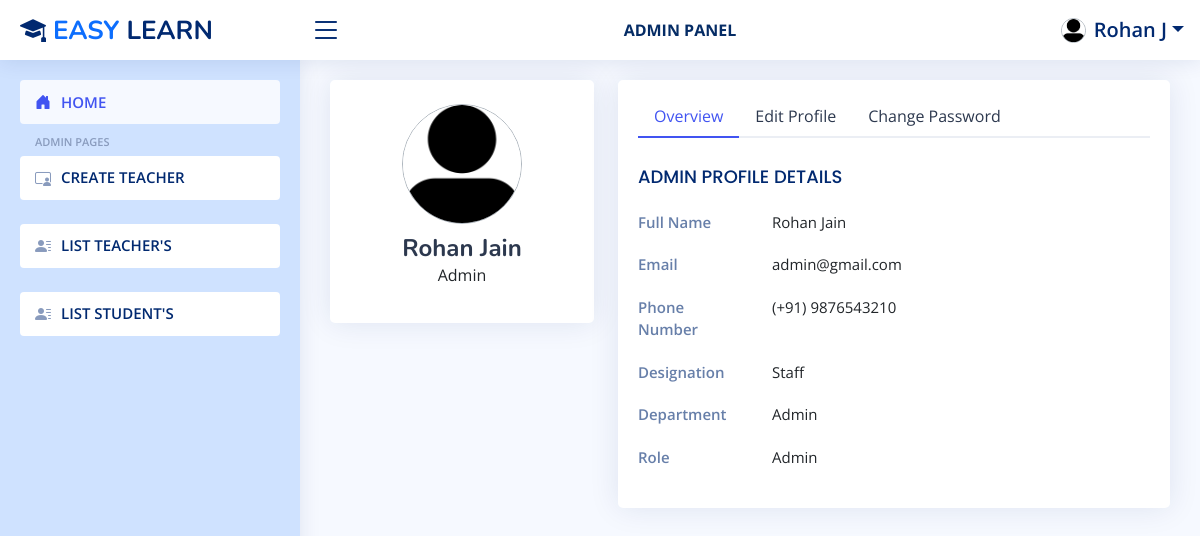
/admin/profile/ (signed in), run on an earlier commit of the app's database.
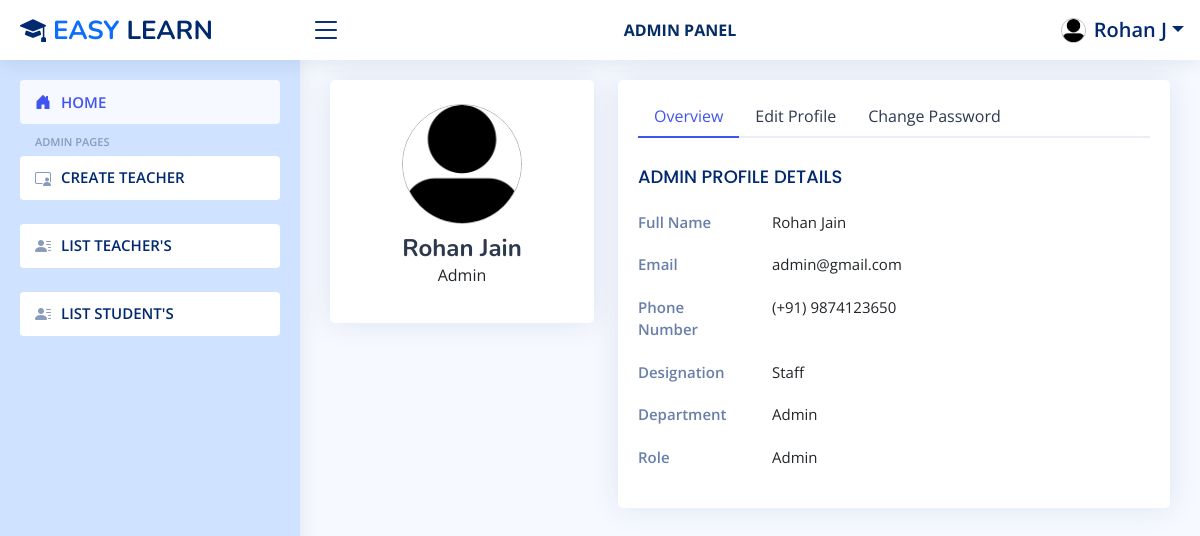
And on a later commit of the database.
### Users/models.py (models this page shows, shortened)
class User(AbstractBaseUser):
    id = models.AutoField(primary_key=True)
    first_name = models.CharField(max_length=100, null=False, blank=False)
    last_name = models.CharField(max_length=100, null=False, blank=False)
    profile_photo = models.ImageField(upload_to='ProfilePhotos/', null=True, blank=True)
    institute = models.CharField(max_length=100, null=True, blank=True, default="")
    email = models.EmailField(unique=True, null=False, blank=False)
    password = models.CharField(max_length=16, null=False, blank=False)
    role = models.CharField(max_length=10, null=False, blank=False)
    joined_date = models.DateField(auto_now_add=True)
    USERNAME_FIELD = 'email'
    REQUIRED_FIELDS = ['first_name', 'last_name']
    objects = UserManager()
    class Meta:
        db_table = 'Users Table'

class StaffProfile(models.Model):
    id = models.AutoField(primary_key=True)
    user = models.OneToOneField(User, on_delete=models.CASCADE, related_name='profile')
    phone_number = models.CharField(max_length=10, null=False, blank=False)
    designation = models.CharField(max_length=100, null=False, blank=False, default='Staff')
    department = models.CharField(max_length=100, null=False, blank=False, default='Admin')
    class Meta:
        db_table = 'Users Profile Table'

### Users/views.py (the view, shortened to what this page needs)
# urls.py: path('<str:role>/profile/', staff_profile_view, name='staff-profile-view'),
def staff_profile_view(request, role):
    return render(request, 'users/staff_profile.html',context={'role':role})

### Users/templates/users/staff_profile.html (shortened to what this page needs)
{% extends "users/"|add:role|add:"/"|add:role|add:"_site.html" %}
{% load static %}
{% block main %}
	<main id="main" class="main">
		<section class="section profile">
			<div class="row">
				<div class="col-xl-4">
					<div class="card">
						<div class="card-body profile-card pt-4 d-flex flex-column align-items-center">
							{% if user.profile_photo.url != "" %}
								<img src="{{user.profile_photo.url}}" alt="Profile" class="rounded-circle" style="width:120px; height:120px; object-fit:fit object-position:center;">
							{% else %}
								<img src="{% static "users/img/profile.png" %}" alt="Profile" class="rounded-circle border border-dark-subtle" style="width:120px; height:120px; object-fit:fit object-position:center;">
							{% endif %}
							<h2>{{request.user.first_name}} {{request.user.last_name}}</h2>
							<p>{{request.user.role}}</p>
						</div>
					</div>
				</div>
				<div class="col-xl-8">
					<div class="card">
						<div class="card-body pt-3">
							<ul class="nav nav-tabs nav-tabs-bordered">
								<li class="nav-item">
									<button class="nav-link active" data-bs-toggle="tab" data-bs-target="#profile-overview">Overview</button>
								</li>
								<li class="nav-item">
									<button class="nav-link" data-bs-toggle="tab" data-bs-target="#profile-edit">Edit Profile</button>
								</li>
								<li class="nav-item">
									<button class="nav-link" data-bs-toggle="tab" data-bs-target="#profile-change-password">Change Password</button>
								</li>
							</ul>
							<div class="tab-content pt-2">
								<div class="tab-pane fade show active profile-overview" id="profile-overview">
									<h5 class="card-title">{{role|upper}} PROFILE DETAILS</h5>
									<div class="row">
										<div class="col-lg-3 col-md-4 label ">Full Name</div>
										<div class="col-lg-9 col-md-8">{{request.user.first_name}} {{request.user.last_name}}</div>
									</div>
									<div class="row">
										<div class="col-lg-3 col-md-4 label">Email</div>
										<div class="col-lg-9 col-md-8">{{request.user.email}}</div>
									</div>
									<div class="row">
										<div class="col-lg-3 col-md-4 label">Phone Number</div>
										<div class="col-lg-9 col-md-8">(+91) {{request.user.profile.phone_number}}</div>
									</div>
									<div class="row">
										<div class="col-lg-3 col-md-4 label">Designation</div>
										<div class="col-lg-9 col-md-8">{{request.user.profile.designation}}</div>
									</div>
									<div class="row">
										<div class="col-lg-3 col-md-4 label">Department</div>
										<div class="col-lg-9 col-md-8">{{request.user.profile.department}}</div>
									</div>
									<div class="row">
										<div class="col-lg-3 col-md-4 label">Role</div>
										<div class="col-lg-9 col-md-8">{{request.user.role}}</div>
									</div>
								</div>
							</div>
						</div>
					</div>
				</div>
			</div>
		</section>
	</main>
{% endblock main %}

### Users/templates/users/admin/admin_site.html (shortened to what this page needs)
{% extends "staff_base.html" %}
{% block aside %}
    <aside id="sidebar" class="sidebar bg-primary-subtle">
        <ul class="sidebar-nav" id="sidebar-nav">
            <li class="nav-item">
                <a class="nav-link {% if request.resolver_match.url_name == 'admin-index-view' %}active bg-dark{% endif %}" href="{% url "admin-index-view" %}">
                    <i class="bi bi-house-door-fill"></i>
                    <span>HOME</span>
                </a>
            </li>
            <li class="nav-heading">ADMIN PAGES</li>
            <li class="nav-item">
                <a class="nav-link {% if request.resolver_match.url_name == 'admin-create-teacher-view' %}active bg-dark text-primary{% endif %} collapsed" href="{% url "admin-create-teacher-view" %}">
                    <i class="bi bi-person-video3"></i>
                    <span>CREATE TEACHER</span>
                </a>
            </li>
            <li class="nav-item mt-4">
                <a class="nav-link  collapsed" href="{% url 'admin-list-user-view' 'teacher' %}">
                    <i class="bi bi-person-lines-fill"></i>
                    <span>LIST TEACHER'S</span>
                </a>
            </li>
            <li class="nav-item mt-4">
                <a class="nav-link  collapsed" href="{% url 'admin-list-user-view' 'student' %}">
                    <i class="bi bi-person-lines-fill"></i>
                    <span>LIST STUDENT'S</span>
                </a>
            </li>
        </ul>
    </aside>
{% endblock aside %}

### Users/templates/staff_base.html (shortened to what this page needs)
{% extends "base.html" %}
{% load static %}
{% block content %}
    <header id="header" class="header fixed-top d-flex align-items-center">
        <div class="d-flex align-items-center justify-content-between">
            <div class="d-flex align-items-center justify-content-between">
                <a href="" class="logo d-flex align-items-center">
                <span >
                    <i class="bi bi-mortarboard-fill"></i>
                    <span class="text-primary">EASY</span> LEARN
                </span>
                </a>
            </div>
            <i class="bi bi-list toggle-sidebar-btn"></i>
        </div>
        <span class="badge text-primary-emphasis w-50 mx-auto fs-6 px-2 py-3 d-none d-md-block">{{request.user.role|upper}} PANEL</span>
        <nav class="header-nav ms-auto">
            <ul class="d-flex align-items-center">
                <li class="nav-item dropdown pe-3">
                    <a class="nav-link nav-profile d-flex align-items-center pe-0" href="#" data-bs-toggle="dropdown">
                        {% if request.user.profile_photo.url != "" %}
                            <img src="{{request.user.profile_photo.url}}" alt="Profile" class="rounded-circle" style="width:35px; height:35px; object-fit:cover; object-position:center;">
                        {% else %}
                            <img src="{% static "users/img/profile.png" %}" alt="Profile" class="rounded-circle border border-dark-subtle" style="width:25px; height:25px; object-fit:fit; object-position:center;">
                        {% endif %}
                        <span class="d-none d-md-block dropdown-toggle ps-2 fs-5">{{request.user.first_name}} {{request.user.last_name.0}}</span>
                    </a>
                </li>
            </ul>
        </nav>
    </header>
    {% block aside %}{% endblock aside %}
    {% block main %}{% endblock main %}
{% endblock content %}

### Users/templates/base.html (shortened to what this page needs)
{% load static %}
<!DOCTYPE html>
<html lang="en">
<head>
    <link href="{% static "assets/vendor/bootstrap/css/bootstrap.min.css" %}" rel="stylesheet">
    <link href="{% static "assets/vendor/bootstrap-icons/bootstrap-icons.css" %}" rel="stylesheet">
    <link href="{% static "assets/vendor/boxicons/css/boxicons.min.css" %}" rel="stylesheet">
    <link href="{% static "assets/vendor/boxicons/css/boxicons.min.css" %}" rel="stylesheet">
    <link href="{% static "assets/vendor/boxicons/css/boxicons.min.css" %}" rel="stylesheet">
    <link href="{% static "assets/vendor/remixicon/remixicon.css" %}" rel="stylesheet">
    <link href="{% static "assets/vendor/simple-datatables/style.css" %}" rel="stylesheet">
    <link href="{% static "assets/css/style.css" %}" rel="stylesheet">
</head>
<body>
    {% block content %}{% endblock content %}
</body>
</html>

### Users/static/assets/css/style.css (style rules this page uses)
:root { scroll-behavior: smooth; }
body { font-family: "Open Sans", sans-serif; background: #f6f9ff; color: #444444; }
a { color: #4154f1; text-decoration: none; }
h1, h2, h3, h4, h5, h6 { font-family: "Nunito", sans-serif; }
#main { margin-top: 60px; padding: 20px 30px; transition: all 0.3s; }
.card { margin-bottom: 30px; border: none; border-radius: 5px; box-shadow: 0px 0 30px rgba(1, 41, 112, 0.1); }
.card-title { padding: 20px 0 15px 0; font-size: 18px; font-weight: 500; color: #012970; font-family: "Poppins", sans-serif; }
.card-body { padding: 0 20px 20px 20px; }
.nav-tabs-bordered { border-bottom: 2px solid #ebeef4; }
.nav-tabs-bordered .nav-link { margin-bottom: -2px; border: none; color: #2c384e; }
.nav-tabs-bordered .nav-link.active { background-color: #fff; color: #4154f1; border-bottom: 2px solid #4154f1; }
.logo { line-height: 1; }
@media (min-width: 1200px) { .logo { width: 280px; } }
.logo span { font-size: 26px; font-weight: 700; color: #012970; font-family: "Nunito", sans-serif; }
.header { transition: all 0.5s; z-index: 997; height: 60px; box-shadow: 0px 2px 20px rgba(1, 41, 112, 0.1); background-color: #fff; padding-left: 20px; }
.header .toggle-sidebar-btn { font-size: 32px; padding-left: 10px; cursor: pointer; color: #012970; }
.header-nav ul { list-style: none; }
.header-nav>ul { margin: 0; padding: 0; }
.header-nav .nav-profile { color: #012970; }
.header-nav .nav-profile img { max-height: 36px; }
.header-nav .nav-profile span { font-size: 14px; font-weight: 600; }
.sidebar { position: fixed; top: 60px; left: 0; bottom: 0; width: 300px; z-index: 996; transition: all 0.3s; padding: 20px; overflow-y: auto; scrollbar-width: thin; scrollbar-color: #aab7cf transparent; box-shadow: 0px 0px 20px rgba(1, 41, 112, 0.1); background-color: #fff; }
@media (min-width: 1200px) { #main, #footer { margin-left: 300px; } }
.sidebar-nav { padding: 0; margin: 0; list-style: none; }
.sidebar-nav li { padding: 0; margin: 0; list-style: none; }
.sidebar-nav .nav-item { margin-bottom: 5px; }
.sidebar-nav .nav-heading { font-size: 11px; text-transform: uppercase; color: #899bbd; font-weight: 600; margin: 10px 0 5px 15px; }
.sidebar-nav .nav-link { display: flex; align-items: center; font-size: 15px; font-weight: 600; color: #4154f1; transition: 0.3; background: #f6f9ff; padding: 10px 15px; border-radius: 4px; }
.sidebar-nav .nav-link i { font-size: 16px; margin-right: 10px; color: #4154f1; }
.sidebar-nav .nav-link.collapsed { color: #012970; background: #fff; }
.sidebar-nav .nav-link.collapsed i { color: #899bbd; }
.profile .profile-card img { max-width: 120px; }
.profile .profile-card h2 { font-size: 24px; font-weight: 700; color: #2c384e; margin: 10px 0 0 0; }
.profile .profile-overview .row { margin-bottom: 20px; font-size: 15px; }
.profile .profile-overview .card-title { color: #012970; }
.profile .profile-overview .label { font-weight: 600; color: rgba(1, 41, 112, 0.6); }

What changed in the data, as far as the page shows it:
changed User "Rohan": user.profile.phone_number "9876543210" → "9874123650"
